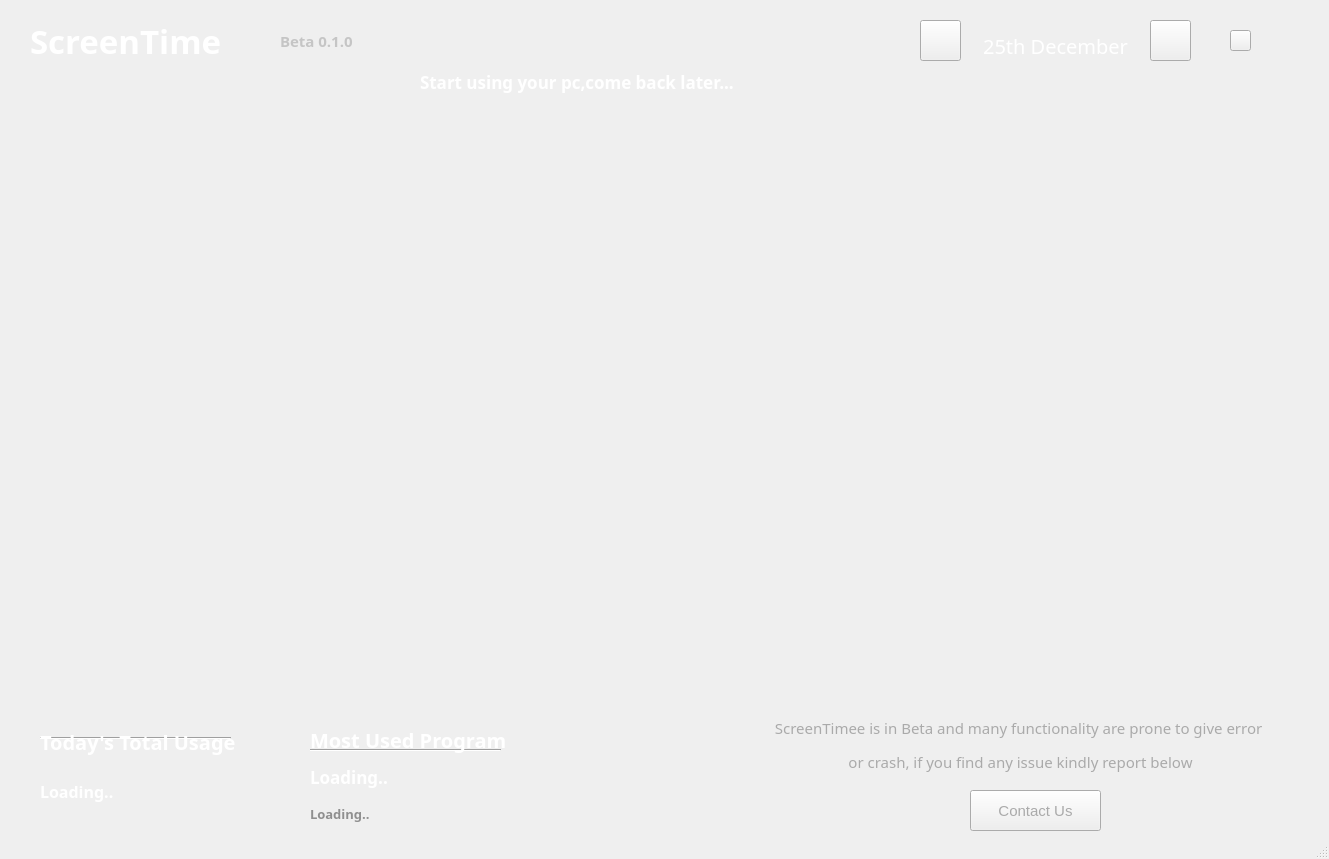
<?xml version="1.0" encoding="UTF-8"?>
<ui version="4.0">
 <class>MainWindow</class>
 <widget class="QMainWindow" name="MainWindow">
  <property name="geometry">
   <rect>
    <x>0</x>
    <y>0</y>
    <width>1329</width>
    <height>859</height>
   </rect>
  </property>
  <property name="windowTitle">
   <string>MainWindow</string>
  </property>
  <widget class="QWidget" name="centralwidget">
   <widget class="QWidget" name="pie_chart_container" native="true">
    <property name="geometry">
     <rect>
      <x>-20</x>
      <y>100</y>
      <width>801</width>
      <height>591</height>
     </rect>
    </property>
    <property name="font">
     <font>
      <pointsize>15</pointsize>
      <weight>75</weight>
      <italic>true</italic>
      <bold>true</bold>
     </font>
    </property>
   </widget>
   <widget class="QWidget" name="bar_graph" native="true">
    <property name="geometry">
     <rect>
      <x>770</x>
      <y>90</y>
      <width>541</width>
      <height>601</height>
     </rect>
    </property>
   </widget>
   <widget class="Line" name="line">
    <property name="geometry">
     <rect>
      <x>40</x>
      <y>730</y>
      <width>191</width>
      <height>16</height>
     </rect>
    </property>
    <property name="styleSheet">
     <string notr="true">color : rgb(255, 255, 255);</string>
    </property>
    <property name="orientation">
     <enum>Qt::Horizontal</enum>
    </property>
   </widget>
   <widget class="Line" name="line_2">
    <property name="geometry">
     <rect>
      <x>310</x>
      <y>740</y>
      <width>191</width>
      <height>20</height>
     </rect>
    </property>
    <property name="styleSheet">
     <string notr="true"/>
    </property>
    <property name="orientation">
     <enum>Qt::Horizontal</enum>
    </property>
   </widget>
   <widget class="QWidget" name="layoutWidget">
    <property name="geometry">
     <rect>
      <x>310</x>
      <y>720</y>
      <width>235</width>
      <height>113</height>
     </rect>
    </property>
    <layout class="QVBoxLayout" name="verticalLayout">
     <item>
      <widget class="QLabel" name="most_used_program_heading">
       <property name="enabled">
        <bool>true</bool>
       </property>
       <property name="font">
        <font>
         <family>Myanmar Text</family>
         <pointsize>15</pointsize>
         <weight>75</weight>
         <bold>true</bold>
        </font>
       </property>
       <property name="styleSheet">
        <string notr="true">color : rgb(255, 255, 255);</string>
       </property>
       <property name="text">
        <string>Most Used Program</string>
       </property>
      </widget>
     </item>
     <item>
      <widget class="QLabel" name="most_used_program_num">
       <property name="maximumSize">
        <size>
         <width>16777215</width>
         <height>23</height>
        </size>
       </property>
       <property name="font">
        <font>
         <family>Myanmar Text</family>
         <pointsize>13</pointsize>
         <weight>75</weight>
         <bold>true</bold>
        </font>
       </property>
       <property name="styleSheet">
        <string notr="true">color : rgb(255, 255, 255);</string>
       </property>
       <property name="text">
        <string>Loading..</string>
       </property>
      </widget>
     </item>
     <item>
      <widget class="QLabel" name="most_used_program_time">
       <property name="font">
        <font>
         <family>Myanmar Text</family>
         <pointsize>10</pointsize>
         <weight>75</weight>
         <bold>true</bold>
        </font>
       </property>
       <property name="styleSheet">
        <string notr="true">color : rgb(143, 143, 143);</string>
       </property>
       <property name="text">
        <string>Loading..</string>
       </property>
      </widget>
     </item>
    </layout>
   </widget>
   <widget class="QWidget" name="layoutWidget">
    <property name="geometry">
     <rect>
      <x>40</x>
      <y>710</y>
      <width>236</width>
      <height>93</height>
     </rect>
    </property>
    <layout class="QVBoxLayout" name="verticalLayout_2">
     <item>
      <widget class="QLabel" name="TotalTimeHeading">
       <property name="enabled">
        <bool>true</bool>
       </property>
       <property name="font">
        <font>
         <family>Myanmar Text</family>
         <pointsize>15</pointsize>
         <weight>75</weight>
         <bold>true</bold>
        </font>
       </property>
       <property name="styleSheet">
        <string notr="true">color : rgb(255, 255, 255);</string>
       </property>
       <property name="text">
        <string>Today's Total Usage</string>
       </property>
      </widget>
     </item>
     <item>
      <widget class="QLabel" name="Todat_total_usage_num">
       <property name="maximumSize">
        <size>
         <width>16777215</width>
         <height>23</height>
        </size>
       </property>
       <property name="font">
        <font>
         <family>Myanmar Text</family>
         <pointsize>12</pointsize>
         <weight>75</weight>
         <bold>true</bold>
        </font>
       </property>
       <property name="styleSheet">
        <string notr="true">color : rgb(255, 255, 255);</string>
       </property>
       <property name="text">
        <string>Loading..</string>
       </property>
      </widget>
     </item>
    </layout>
   </widget>
   <widget class="QLabel" name="TotalTimeHeading_2">
    <property name="enabled">
     <bool>true</bool>
    </property>
    <property name="geometry">
     <rect>
      <x>30</x>
      <y>10</y>
      <width>251</width>
      <height>61</height>
     </rect>
    </property>
    <property name="font">
     <font>
      <family>Myanmar Text</family>
      <pointsize>25</pointsize>
      <weight>75</weight>
      <bold>true</bold>
     </font>
    </property>
    <property name="styleSheet">
     <string notr="true">color : rgb(255, 255, 255);</string>
    </property>
    <property name="text">
     <string>ScreenTime</string>
    </property>
   </widget>
   <widget class="QLabel" name="TotalTimeHeading_3">
    <property name="enabled">
     <bool>true</bool>
    </property>
    <property name="geometry">
     <rect>
      <x>280</x>
      <y>30</y>
      <width>91</width>
      <height>21</height>
     </rect>
    </property>
    <property name="font">
     <font>
      <family>Myanmar Text</family>
      <pointsize>11</pointsize>
      <weight>75</weight>
      <bold>true</bold>
     </font>
    </property>
    <property name="styleSheet">
     <string notr="true">color : rgb(197, 197, 197);</string>
    </property>
    <property name="text">
     <string>Beta 0.1.0</string>
    </property>
   </widget>
   <widget class="QLabel" name="most_used_program_heading_2">
    <property name="enabled">
     <bool>true</bool>
    </property>
    <property name="geometry">
     <rect>
      <x>700</x>
      <y>680</y>
      <width>641</width>
      <height>131</height>
     </rect>
    </property>
    <property name="font">
     <font>
      <family>Myanmar Text</family>
      <pointsize>11</pointsize>
      <weight>75</weight>
      <bold>true</bold>
     </font>
    </property>
    <property name="styleSheet">
     <string notr="true">color : rgb(170, 170, 170)</string>
    </property>
    <property name="text">
     <string>&lt;html&gt;&lt;head/&gt;&lt;body&gt;&lt;p align=&quot;center&quot;&gt;&lt;span style=&quot; font-weight:400;&quot;&gt;ScreenTimee is in Beta and many functionality are prone to give error &lt;/span&gt;&lt;/p&gt;&lt;p align=&quot;center&quot;&gt;&lt;span style=&quot; font-weight:400;&quot;&gt;or crash, if you find any issue kindly report below&lt;/span&gt;&lt;/p&gt;&lt;/body&gt;&lt;/html&gt;</string>
    </property>
   </widget>
   <widget class="QPushButton" name="contact_button">
    <property name="geometry">
     <rect>
      <x>970</x>
      <y>790</y>
      <width>131</width>
      <height>41</height>
     </rect>
    </property>
    <property name="font">
     <font>
      <pointsize>11</pointsize>
     </font>
    </property>
    <property name="styleSheet">
     <string notr="true">color: rgb(170, 170, 170)</string>
    </property>
    <property name="text">
     <string>Contact Us</string>
    </property>
   </widget>
   <widget class="QLabel" name="date_text">
    <property name="enabled">
     <bool>true</bool>
    </property>
    <property name="geometry">
     <rect>
      <x>960</x>
      <y>30</y>
      <width>191</width>
      <height>31</height>
     </rect>
    </property>
    <property name="font">
     <font>
      <family>Myanmar Text</family>
      <pointsize>15</pointsize>
      <weight>50</weight>
      <bold>false</bold>
     </font>
    </property>
    <property name="styleSheet">
     <string notr="true">color : rgb(255, 255, 255);</string>
    </property>
    <property name="text">
     <string>25th December</string>
    </property>
    <property name="alignment">
     <set>Qt::AlignCenter</set>
    </property>
   </widget>
   <widget class="QPushButton" name="button_left">
    <property name="geometry">
     <rect>
      <x>920</x>
      <y>20</y>
      <width>41</width>
      <height>41</height>
     </rect>
    </property>
    <property name="text">
     <string/>
    </property>
   </widget>
   <widget class="QPushButton" name="button_right">
    <property name="geometry">
     <rect>
      <x>1150</x>
      <y>20</y>
      <width>41</width>
      <height>41</height>
     </rect>
    </property>
    <property name="text">
     <string/>
    </property>
   </widget>
   <widget class="QPushButton" name="refresh_button">
    <property name="geometry">
     <rect>
      <x>1230</x>
      <y>30</y>
      <width>21</width>
      <height>21</height>
     </rect>
    </property>
    <property name="text">
     <string/>
    </property>
   </widget>
   <widget class="QLabel" name="comeback">
    <property name="geometry">
     <rect>
      <x>420</x>
      <y>70</y>
      <width>431</width>
      <height>23</height>
     </rect>
    </property>
    <property name="maximumSize">
     <size>
      <width>16777215</width>
      <height>23</height>
     </size>
    </property>
    <property name="font">
     <font>
      <family>Myanmar Text</family>
      <pointsize>13</pointsize>
      <weight>75</weight>
      <italic>false</italic>
      <bold>true</bold>
     </font>
    </property>
    <property name="styleSheet">
     <string notr="true">color : rgb(255, 255, 255);</string>
    </property>
    <property name="text">
     <string>Start using your pc,come back later...</string>
    </property>
   </widget>
  </widget>
  <widget class="QStatusBar" name="statusbar"/>
 </widget>
 <resources/>
 <connections/>
</ui>
